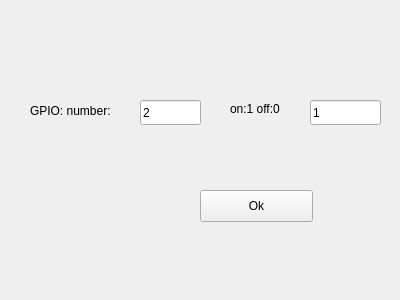
<?xml version="1.0" encoding="UTF-8"?>
<ui version="4.0">
 <class>Widget</class>
 <widget class="QWidget" name="Widget">
  <property name="geometry">
   <rect>
    <x>0</x>
    <y>0</y>
    <width>400</width>
    <height>300</height>
   </rect>
  </property>
  <property name="windowTitle">
   <string>Widget</string>
  </property>
  <widget class="QPushButton" name="ok_btn">
   <property name="geometry">
    <rect>
     <x>200</x>
     <y>190</y>
     <width>113</width>
     <height>32</height>
    </rect>
   </property>
   <property name="text">
    <string>Ok</string>
   </property>
  </widget>
  <widget class="QLabel" name="label">
   <property name="geometry">
    <rect>
     <x>30</x>
     <y>100</y>
     <width>101</width>
     <height>21</height>
    </rect>
   </property>
   <property name="text">
    <string>GPIO: number:</string>
   </property>
  </widget>
  <widget class="QLineEdit" name="GPIO_port">
   <property name="geometry">
    <rect>
     <x>140</x>
     <y>100</y>
     <width>61</width>
     <height>25</height>
    </rect>
   </property>
   <property name="text">
    <string>2</string>
   </property>
  </widget>
  <widget class="QLineEdit" name="on_off">
   <property name="geometry">
    <rect>
     <x>310</x>
     <y>100</y>
     <width>71</width>
     <height>25</height>
    </rect>
   </property>
   <property name="text">
    <string>1</string>
   </property>
  </widget>
  <widget class="QLabel" name="label_2">
   <property name="geometry">
    <rect>
     <x>230</x>
     <y>100</y>
     <width>67</width>
     <height>17</height>
    </rect>
   </property>
   <property name="text">
    <string>on:1 off:0</string>
   </property>
  </widget>
 </widget>
 <layoutdefault spacing="6" margin="11"/>
 <resources/>
 <connections/>
</ui>
